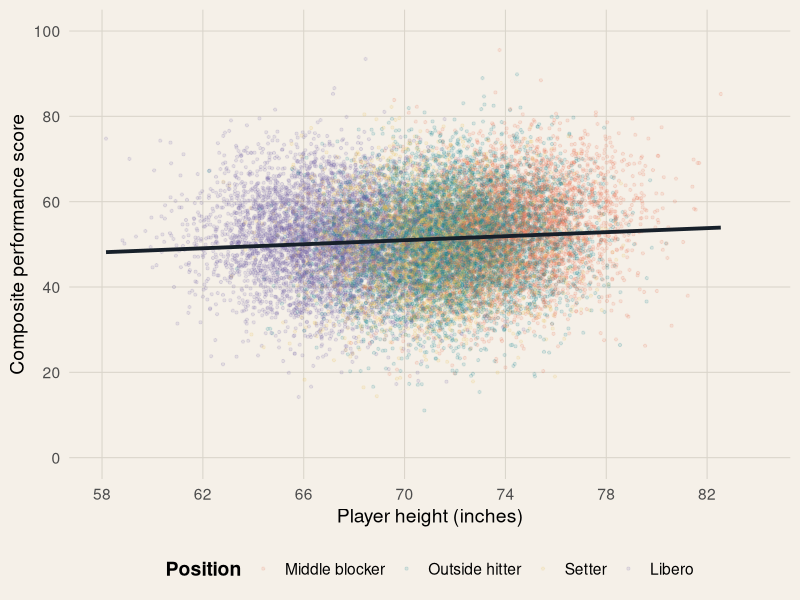

Recreate this plot in R.
## ---- chunk 1
#| label: fig-height-signal
#| fig-cap: "Each point is one simulated player-season observation. Height is measured in inches; performance is a composite of kills, blocks, digs, and aces, standardized within position."
#| fig-width: 12
#| fig-height: 7
#| out-width: 100%
#| warning: false
#| message: false

library(ggplot2)

set.seed(2409)
n <- 20000
position <- sample(
  c("Middle blocker", "Outside hitter", "Setter", "Libero"),
  n,
  replace = TRUE,
  prob = c(.22, .34, .18, .26)
)
position_mean <- c("Middle blocker" = 74, "Outside hitter" = 72,
                   "Setter" = 71, "Libero" = 67)
position_effect <- c("Middle blocker" = .75, "Outside hitter" = .45,
                     "Setter" = .15, "Libero" = -.30)
height <- rnorm(n, position_mean[position], 2.4)
performance <- 50 + position_effect[position] * (height - 70) +
  rnorm(n, 0, 10)

players <- data.frame(
  height = height,
  performance = pmax(1, pmin(99, performance)),
  position = factor(position, levels = names(position_mean))
)

ggplot(players, aes(height, performance, colour = position)) +
  geom_point(alpha = .13, size = .8) +
  geom_smooth(method = "lm", formula = y ~ x, se = FALSE,
              linewidth = 1.3, colour = "#17202a") +
  scale_colour_manual(values = c("#e76f51", "#087f8c", "#e9b949", "#6c63a8")) +
  scale_x_continuous(breaks = seq(58, 84, 4), limits = c(58, 84)) +
  scale_y_continuous(breaks = seq(0, 100, 20), limits = c(0, 100)) +
  labs(
    x = "Player height (inches)",
    y = "Composite performance score",
    colour = "Position"
  ) +
  theme_minimal(base_size = 14) +
  theme(
    plot.background = element_rect(fill = "#f5f0e8", colour = NA),
    panel.background = element_rect(fill = "#f5f0e8", colour = NA),
    panel.grid.minor = element_blank(),
    panel.grid.major = element_line(colour = "#d9d4ca", linewidth = .35),
    legend.position = "bottom",
    legend.title = element_text(face = "bold"),
    plot.caption = element_text(colour = "#5f7374")
  )
